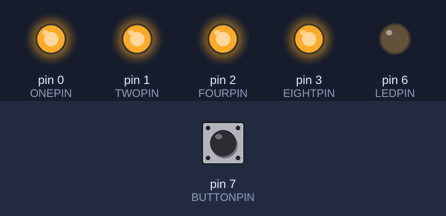
The sketch below on a simulated Arduino Mega 2560, built with avr-gcc and run on an emulated ATmega2560. Parts: output pins drawn as LEDs (lit = HIGH). The inputs (shaded band) are chosen by the test bench; at power-on: pin 7 (BUTTONPIN) HIGH. Random numbers use the default seed unless the sketch sets one; EEPROM starts erased.

Above: at 1.2 s.
1.3 s: pin 7 (BUTTONPIN) pulled LOW for 3.2 s
At 5.3 s:
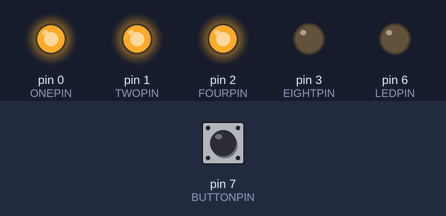
6.0 s: pin 7 (BUTTONPIN) pulled LOW for 0.15 s
At 7.2 s:
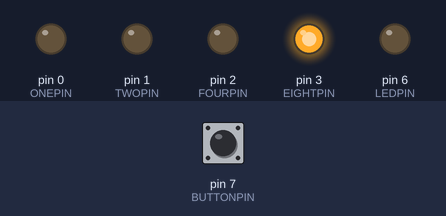
7.6 s: pin 7 (BUTTONPIN) pulled LOW for 1 s
At 8.9 s:
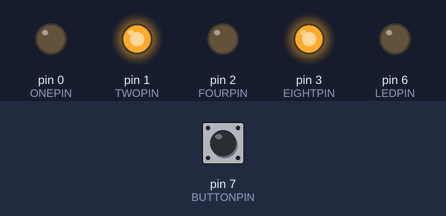
10.1 s: pin 7 (BUTTONPIN) pulled LOW for 0.15 s
At 11.3 s:
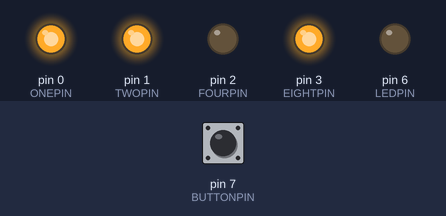
11.7 s: pin 7 (BUTTONPIN) pulled LOW for 0.15 s
At 12.8 s:
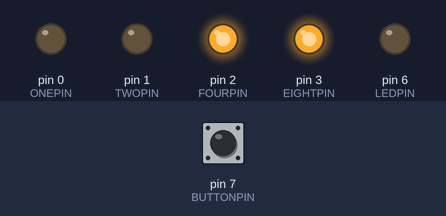
13.3 s: pin 7 (BUTTONPIN) pulled LOW for 1 s
At 15.0 s:
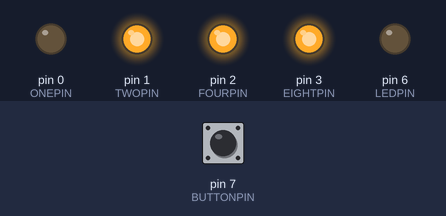
Timing chart, 0 to 16.5 s (numbered marks = the images above; inputs shaded):
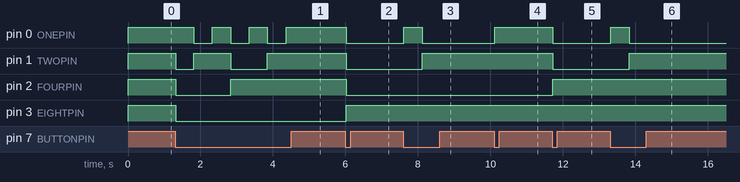

Measured:
- after the input at 1.3 s, pin 0 (ONEPIN): alternates HIGH for 0.51 s and LOW for 0.51 s, 6 changes in all, then stays HIGH, starting after 0.52 s; pin 1 (TWOPIN): HIGH → LOW at once, → HIGH 0.50 s later, → LOW 1.0 s later, → HIGH 1.0 s later; pin 2 (FOURPIN): HIGH → LOW at once, → HIGH 1.5 s later; pin 3 (EIGHTPIN): HIGH → LOW at once
- after the input at 6.0 s, pin 0 (ONEPIN), pin 1 (TWOPIN), pin 2 (FOURPIN): HIGH → LOW at once; pin 3 (EIGHTPIN): LOW → HIGH at once
- after the input at 7.6 s, pin 0 (ONEPIN): LOW → HIGH at once, → LOW 0.52 s later; pin 1 (TWOPIN): LOW → HIGH after 0.52 s
- after the input at 10.1 s, pin 0 (ONEPIN): LOW → HIGH at once
- after the input at 11.7 s, pin 0 (ONEPIN), pin 1 (TWOPIN): HIGH → LOW at once; pin 2 (FOURPIN): LOW → HIGH at once
- after the input at 13.3 s, pin 0 (ONEPIN): LOW → HIGH at once, → LOW 0.51 s later; pin 1 (TWOPIN): LOW → HIGH after 0.54 s

The sketch:

TX_V05.ino
```cpp
// (licence header left out)
/*#######################################################
#########################################################

IR Miniquad Laptimer

IR Transponder V0.5 (14.10.15) (for Attiny 44)

Signal:
Start Bits | Data (e.g) | Checksum (0 if number of 1s is even or 1 if it's odd)
   0   0   | 0  1  1  0 | 0


Zero : 6  Cycles (~160µS) puls + 270µS pause (37% duty cycle) = 430µS
One : 16  Cycles (~425µS) puls + 270µS pause (61% duty cycle) = 695µS

Signal length will be between 3275µS and 4070µS. With a signalspace of 20ms, duty cycle is around 15%.


Changelog:

V0.5:
  - ID selection with a momentary switch
  - LEDs show actual ID


#########################################################
#######################################################*/

/*#######################################################
##                      Libraries                      ##
#######################################################*/

#include <EEPROM.h>

/*#######################################################
##                       Defines                       ##
#######################################################*/

#define ZERO          160  //µS
#define ONE           425  //µS
#define SPACE         270  //µS

#define SIGNALSPACE    18  //mS (+ 0-4ms Random Space for colision avoidance
#define RANDOMSPACE     5  //ms (Care : 5 is exclusive)
#define DATABITS        4  //4 Databits -> 0-15
#define MAXID          15  //2^4 - 1 = 15

#define LEDPIN          6  //LED on PA6

//ID LED Pins
#define ONEPIN          0  //PA0
#define TWOPIN          1  //PA1
#define FOURPIN         2  //PA2
#define EIGHTPIN        3  //PA3

#define BUTTONPIN       7  //Momentary switch on PA7
#define INCTIME       500  //ms to increment ID again

/*#######################################################
##                      Variables                      ##
#######################################################*/

uint8_t id = 1;  //Sstandard ID is 1

uint32_t lastInc = 0; //Time for last increment of ID

/*#######################################################
##                        Setup                        ##
#######################################################*/

void setup()
{
  pinMode(ONEPIN, OUTPUT);        //Set ID LEDs as Output
  pinMode(TWOPIN, OUTPUT);
  pinMode(FOURPIN, OUTPUT);
  pinMode(EIGHTPIN, OUTPUT);

  id = EEPROM.read(0);            //Read last ID

  digitalWrite(ONEPIN, ((id >> 0) & 1));  //Set LEDs for new ID
  digitalWrite(TWOPIN, ((id >> 1) & 1));
  digitalWrite(FOURPIN, ((id >> 2) & 1));
  digitalWrite(EIGHTPIN, ((id >> 3) & 1));
  delay(1);

  pinMode(BUTTONPIN, INPUT);
  digitalWrite(BUTTONPIN, HIGH);  //Enable pull-ups


  pinMode(LEDPIN, OUTPUT);

  //clear Timer1
  TCCR1A = 0;
  TCCR1B = 0;

  //set timer1 on 76kHz (2*38) toggle Pin 6
  TCCR1A |= (1 << COM1A0);    //Toggle OC1A on compare match
  TCCR1B |= (1 << WGM12);     //CTC Mode

  TCCR1B |= (1 << CS10);      //No Prescaler

  OCR1A = 209;                //(16000000 / 76000) - 1

  randomSeed(5482); //Generate Random Seed. With fixed number it isn't really random, but multiple transmitters won't be plugged in exactly the same time ;)
}

/*#######################################################
##                        Loop                         ##
#######################################################*/

void loop()
{
  sendOut();                  //Generate signal
  delay(SIGNALSPACE);         //Wait some static time
  delay(random(RANDOMSPACE)); //Wait another random time for collision avoidance

  if(buttonPressed())         //Button is pressed -> Increment ID
  {
    if(id >= 15)              //Max ID reached. Start from 1 again
    {
      id = 1;
    }
    else                      //Increment ID
    {
      id++;
    }
    digitalWrite(ONEPIN, ((id >> 0) & 1));  //Set LEDs for new ID
    digitalWrite(TWOPIN, ((id >> 1) & 1));
    digitalWrite(FOURPIN, ((id >> 2) & 1));
    digitalWrite(EIGHTPIN, ((id >> 3) & 1));

    EEPROM.write(0, id);  //Save ID to EEPROM (first Byte)
  }
}

/*#######################################################
##                      Functions                      ##
#######################################################*/

void enableSignal()
{
  TCCR1B |= (1 << CS10);    //Enable Timer
  TCCR1A |= (1 << COM1A0);  //Enable toggle OC1A on compare match
}

void disableSignal()
{
  TCCR1B &= ~(1 << CS10);    //Disable Timer
  TCCR1A &= ~(1 << COM1A0);  //Get access for manualy set OC1A to low
  PORTA &= ~(1 << LEDPIN);   //Set Led to low
}

void zero()
{
  enableSignal();
  delayMicroseconds(ZERO);
  disableSignal();
  delayMicroseconds(SPACE);
}

void one()
{
  enableSignal();
  delayMicroseconds(ONE);
  disableSignal();
  delayMicroseconds(SPACE);
}

void sendOut()
{
  boolean checksum = 0;

  //Start Bits
  zero();
  zero();

  //Data bits
  for(int8_t dataCount = (DATABITS - 1) ; dataCount >= 0 ; dataCount--)
  {
    if((id >> dataCount) % 2)  //Bit is "1"
    {
      one();
      checksum = !checksum;  //Toggle Checksum if a "1" is send
    }
    else  //Bit is "0"
      zero();
  }

  //Checksum ("0" if number of 1s is even or "1" if it's odd)
  if(checksum)
    one();
  else
    zero();
}

boolean buttonPressed()
{
  if(!digitalRead(BUTTONPIN) && (millis() >= lastInc + INCTIME))  //Button is pressed and enought time has passed
  {
      lastInc = millis();
      return true;
  }
  else
  {
    return false;
  }
}
```
